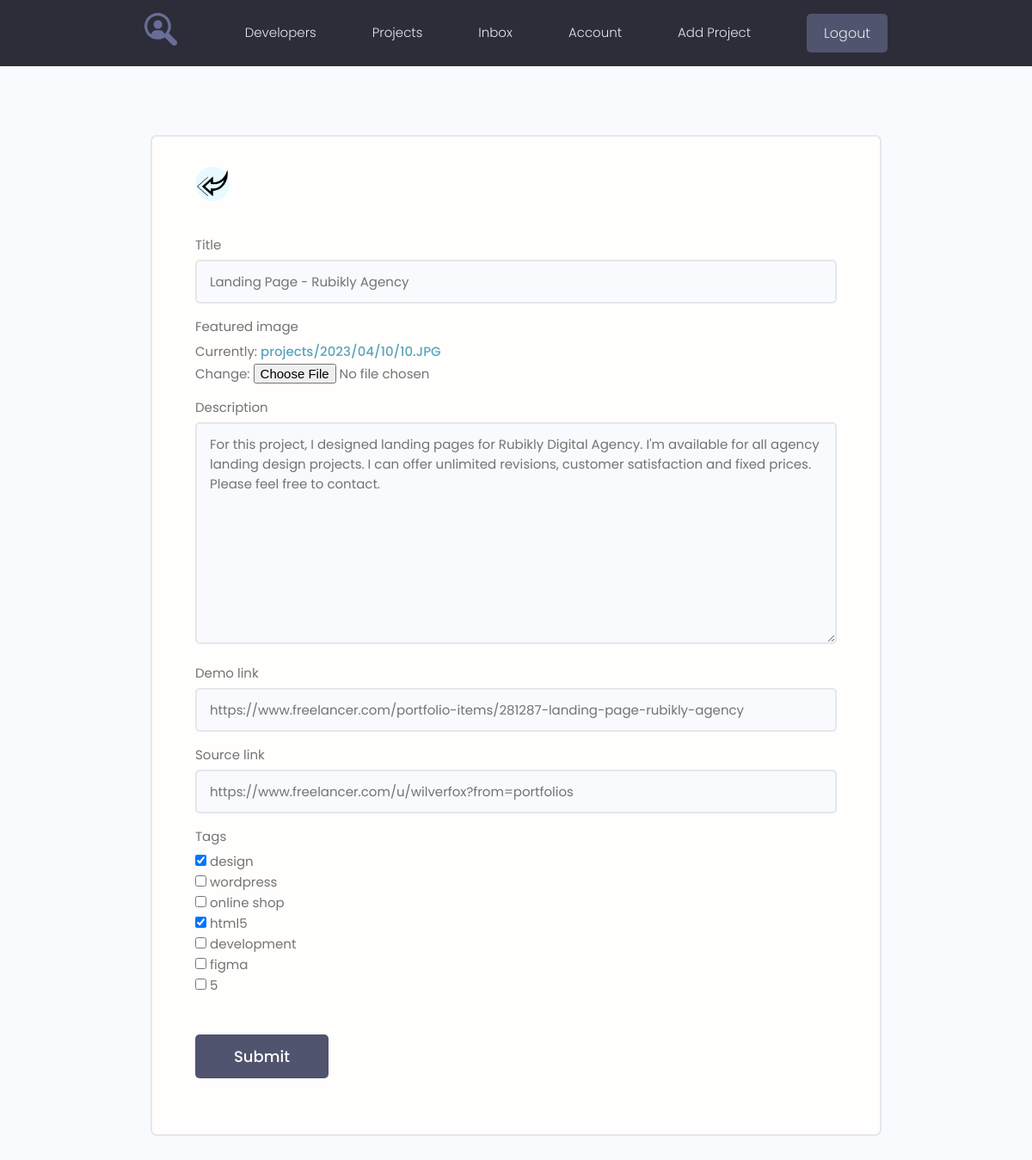
The app's page /projects/update-project/10 (signed in) with its own data.
### projects/models.py (models this page shows, shortened)
class Project(models.Model):
    owner = models.ForeignKey(Profile, on_delete=models.SET_NULL, null=True, blank=True)
    title = models.CharField(max_length=200)
    description = models.TextField(null=True, blank=True)
    featured_image = models.ImageField(upload_to='projects/%Y/%m/%d/', default="default.jpg")
    demo_link = models.CharField(max_length=2000, null=True, blank=True)
    source_link = models.CharField(max_length=2000, null=True, blank=True)
    tags = models.ManyToManyField('Tag', blank=True)
    vote_total = models.IntegerField(default=0)
    vote_ratio = models.IntegerField(default=0)
    created = models.DateTimeField(auto_now_add=True)
    class Meta:
        ordering = ['-vote_ratio', '-vote_total', 'title']

### projects/views.py (the view)
# urls.py: path("update-project/<str:pk>", views.update_project, name='update-project'),
@login_required(login_url='login')
def update_project(request, pk):
    profile = request.user.profile
    project = profile.project_set.get(id=pk)
    form = ProjectForm(instance=project)
    if request.method == 'POST': # Для отправки измененных данных формы в базу данных
        new_tags = request.POST.get('tags').replace(',', " ").split() # сохраняем теги в список
        form = ProjectForm(request.POST, request.FILES, instance=project)
        if form.is_valid():
            project = form.save()
            return redirect('account')
    context = {'form': form}
    return render(request, 'projects/form-template.html', context)

### projects/forms.py
class ProjectForm(ModelForm):
    class Meta:
        model = Project
        fields = ['title', 'featured_image', 'description', 'demo_link', 'source_link', 'tags']
        widgets = {'tags': forms.CheckboxSelectMultiple()}
    def __init__(self, *args, **kwargs):
        super().__init__(*args, **kwargs)
        for name, field in self.fields.items():
            field.widget.attrs.update({'class': 'input'})

### projects/models.py (called while the page is built)
    def __str__(self):
        return self.name

### projects/templates/projects/form-template.html (shortened to what this page needs)
{% extends 'projects/base.html' %}
{% block content %}
{% load static %}
    <main class="formPage my-xl">
        <div class="content-box">
            <div class="formWrapper">
                <a class="backButton" href="{% url 'account' %}"><img src="{% static 'images/left.png' %}" alt="left"></a>
                <br>
                <form class="form" method="POST" enctype="multipart/form-data">
                    {% for field in form %}
                    <div class="form__field">
                        <label for="formInput#text">{{ field.label }}</label>
                        {{ field }}
                    </div>
                    {% endfor %}
                    <input class="btn btn--sub btn--lg  my-md" type="submit" value="Submit" />
                </form>
            </div>
        </div>
    </main>
{% endblock %}

### projects/static/styles/app.css (style rules this page uses)
:root { --color-sub: #2d2d39; }
.btn--sub { background-color: var(--color-sub-light); }
img { width: 100%; }
.content-box { width: 95%; max-width: 85rem; margin: 0 auto; }
.backButton { background: var(--color-main-light); color: var(--color-main); width: 4rem; height: 4rem; display: flex; align-items: center; justify-content: center; border-radius: 50%; }
.formPage .formWrapper { list-style: none; background: var(--color-white); padding: 3.5rem 5rem; border: 2px solid var(--color-light); border-radius: 0.7rem; }

### projects/static/uikit/styles/modules/_variables.css (style rules this page uses)
:root { --color-main: #5aa5b9; --color-main-light: #e6faff; --color-sub: #3f4156; --color-sub-light: #51546e; --color-sub-lighter: #ededfd; --color-text: #737373; --color-gray: #8b8b8b; --color-light: #e5e7eb; --color-light-gray: #767676; --color-bg: #f8fafd; --color-white: #fffefd; --color-white-light: #f3f3f3; --color-success: #359e64; --color-success-bg: #def8e8; --color-error: #fc4b0b; --color-error-bg: #fff2ee; --font-base: 'Poppins', arial, helvetica, 'Segoe UI', roboto, ubuntu, sans-serif; --font-monospace: 'Fira Code', 'Courier New', courier, monospace; --font-regular: 300; --font-medium: 500; --font-bold: 700; --generic-shadow: 1px 1px 5px #00000010; --generic-transition: all 0.3s ease-in-out; }

### projects/static/uikit/styles/modules/_base.css (style rules this page uses)
* { margin: 0; padding: 0; box-sizing: border-box; text-rendering: optimizeLegibility; color: inherit; font-size: inherit; }
html { font-size: 50%; }
@media only screen and (min-width: 480px) { html { font-size: 56.25%; } }
@media only screen and (min-width: 1200px) { html { font-size: 62.5%; } }
body { line-height: 1.6; font-weight: 400; font-size: 1.5rem; color: var(--color-text); background-color: var(--color-bg); min-height: 100vh; }

### projects/static/uikit/styles/modules/_typography.css (style rules this page uses)
* { font-family: var(--font-base); }
a { padding-bottom: 2px; text-decoration: none; display: inline-block; color: var(--color-main); font-weight: var(--font-medium); }

### projects/static/uikit/styles/modules/_utilities.css (style rules this page uses)
.my-md { margin: 3rem auto; }
.my-xl { margin: 8rem auto; }

### projects/static/uikit/styles/modules/_button.css (style rules this page uses)
.btn { display: inline-block; position: relative; cursor: pointer; background-color: var(--color-light); font-weight: var(--font-medium); color: var(--color-sub); text-decoration: none; padding: 1rem 2rem; border-radius: 0.5rem; border: none; width: -webkit-fit-content; width: -moz-fit-content; width: fit-content; height: -webkit-fit-content; height: -moz-fit-content; height: fit-content; font-size: 1.6rem; outline-width: 0; outline-color: transparent; -webkit-backface-visibility: hidden; backface-visibility: hidden; transition: all 0.3s ease-in-out; }
.btn--sub { background-color: var(--color-sub); color: var(--color-white); }
.btn--lg { font-size: 1.8rem; padding: 1.2rem 4.5rem; }

### projects/static/uikit/styles/modules/_form.css (style rules this page uses)
.form { display: block; }
.form__field { margin-top: 1.5rem; margin-bottom: 1.5rem; }
.form__label, .form__field > label { display: block; margin-bottom: 0.5rem; color: var(--color-text); }
input.input[type='text'], input.input[type='email'], input.input[type='password'], input.input[type='number'], textarea.input { min-width: 24rem; width: 100%; padding: 1.2rem 1.5rem; border-radius: 0.5rem; border: 2px solid var(--color-light); transition: all 0.3s ease-in-out; background-color: var(--color-bg); }

### records on screen
Project: form "Landing Page - Rubikly Agency" "For this project, I designed landing pages for Rubikly Digital Agency. I'm available for all agency landing design projects. I can offer unlimited revisions, customer satisfaction and fixed prices. Please feel free to contact." "https://www.freelancer.com/portfolio-items/281287-landing-page-rubikly-agency" "https://www.freelancer.com/u/wilverfox?from=portfolios"

### other values on screen
{{ field.label }} "Title" "Featured image" "Description" "Demo link" "Source link" "Tags"
